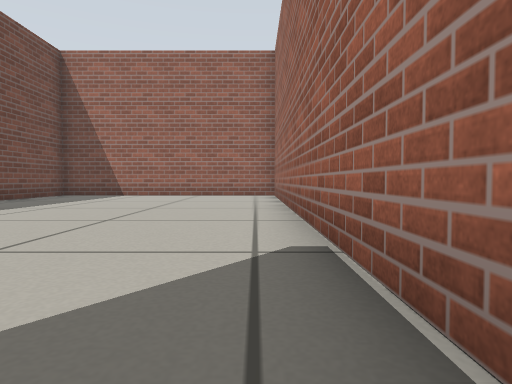
View 1 (above)

18 first-person views from a walk through a Gazebo world. The camera is 0.27 m above the floor, tilts 2° down and sees 75° across. The floor is counted in squares, 0.5 m on a side. Each view is taken from the middle of a square. On the plan, view 1 faces up. The plan holds only what a view shows up to about 9 squares ahead; the rest is blank.

View 2
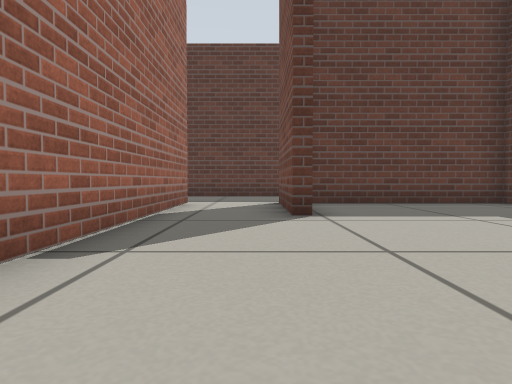

View 3
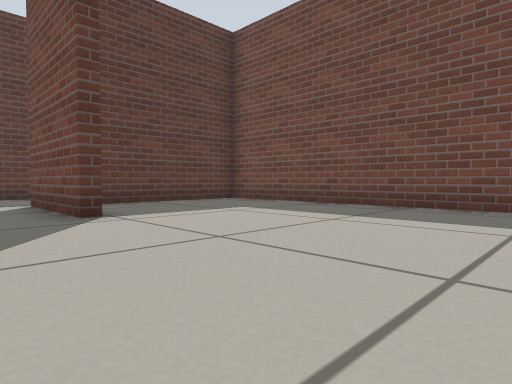

View 4
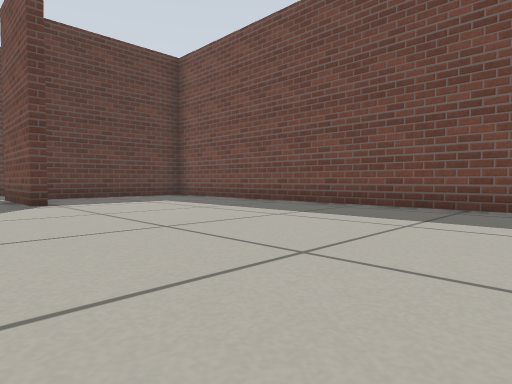

View 5
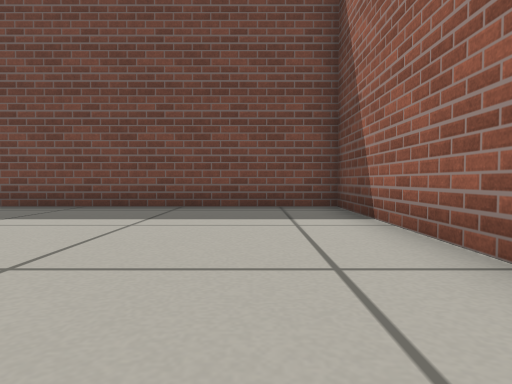

View 6
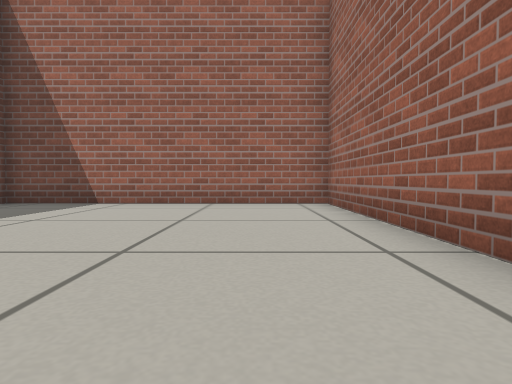

View 7
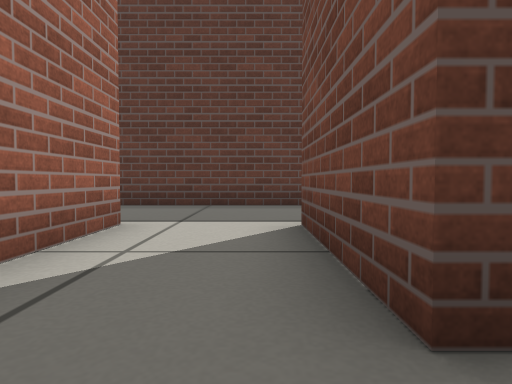

View 8
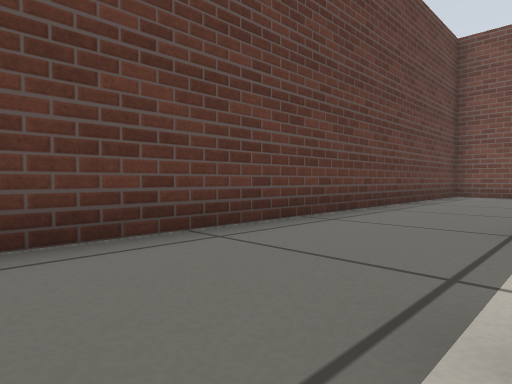

View 9
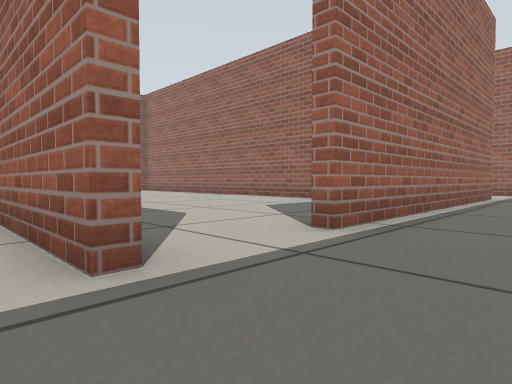

View 10
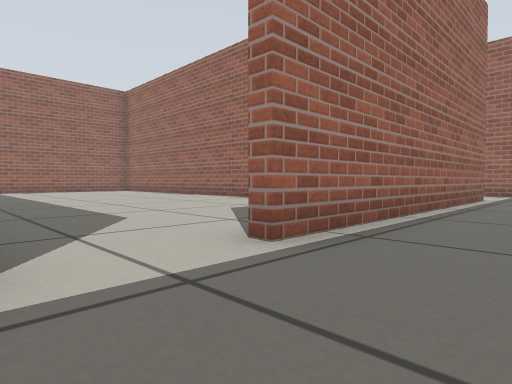

View 11
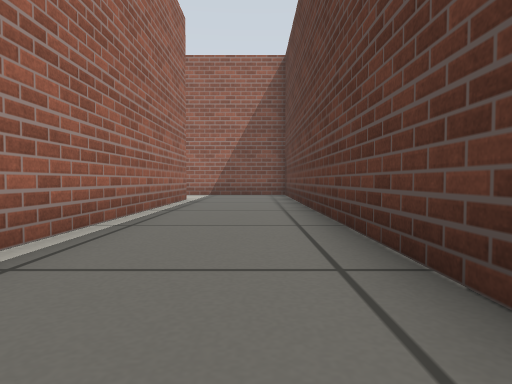

View 12
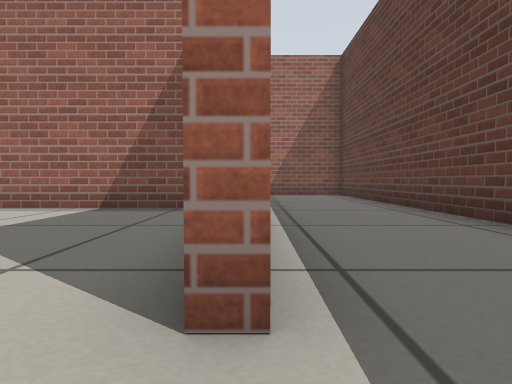

View 13
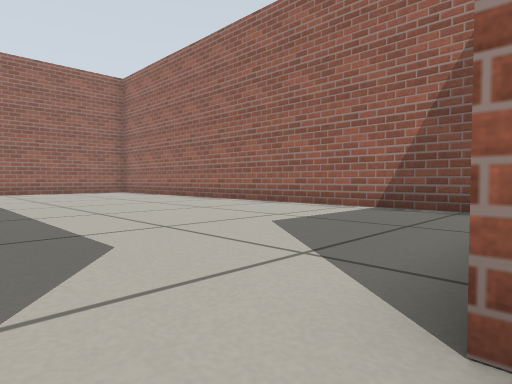

View 14
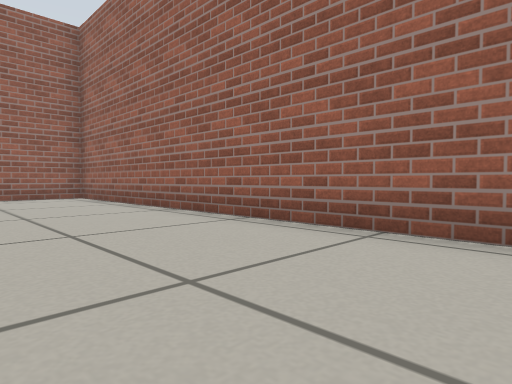

View 15
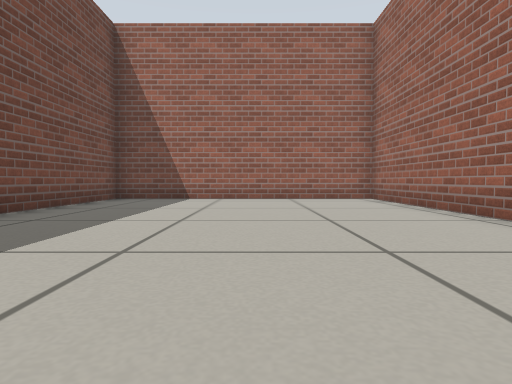

View 16
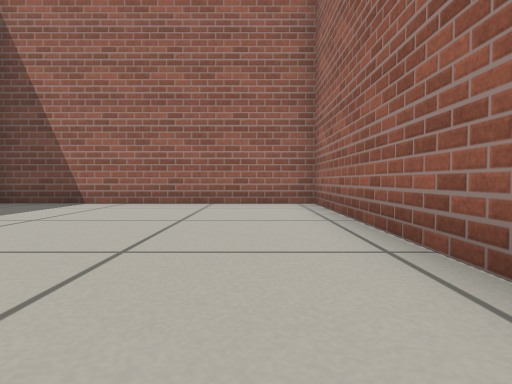

View 17
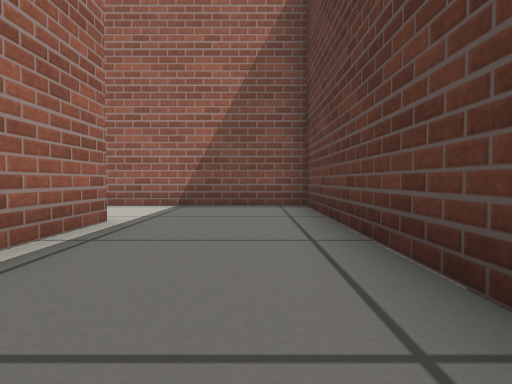

View 18
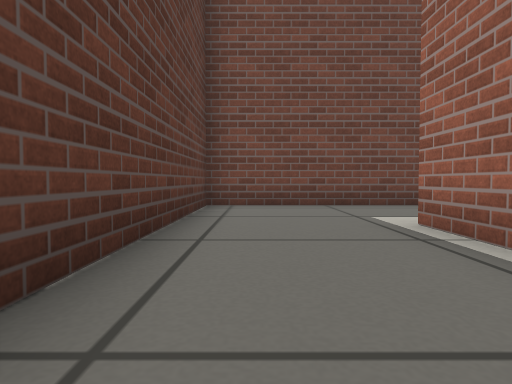

### Floor plan
Ten units are one square. View 1 is at (0, 0); x grows to the right and y downward. Boxes are objects, and circles mark ways between rooms. Rooms are numbered by the first view taken in them; rooms with no view inside come last. Other rooms are left out.
<svg viewBox="-105 -122 250 188">
<path fill="none" stroke="#000" d="M-16 0 -16 31M-55 30 -71 30M-69 27 -22 27M7 31 7 -117 -68 -117 -68 10M-100 34 -100 61 5 61M114 30 31 30M5 61 140 61 140 17M10 -110 10 -72M84 16 84 -117 11 -117"/>
<circle cx="10" cy="45" r="3" fill="#2a7"/>
<circle cx="25" cy="30" r="3" fill="#2a7"/>
<text x="-30" y="-30">1</text>
<text x="70" y="40">2</text>
<text x="50" y="-50">3</text>
</svg>
Room 1 opens to room 2. Room 2 opens to room 3.

Where each view was taken, in squares from view 1:
view 1: 0 up, 0 right, facing up
view 2: 5 up, 1 left, facing down
view 3: 5 up, 0 right, facing down-left
view 4: 8 up, 0 right, facing down-left
view 5: 10 up, 0 right, facing left
view 6: 4 up, 1 left, facing up
view 7: 1 up, 1 left, facing down
view 8: 3 down, 2 right, facing down-left
view 9: 5 down, 0 right, facing up-right
view 10: 5 down, 1 right, facing up-right
view 11: 5 down, 2 right, facing right
view 12: 3 down, 2 right, facing right
view 13: 3 down, 2 right, facing up-right
view 14: 1 up, 5 right, facing up-right
view 15: 2 up, 5 right, facing up
view 16: 4 up, 7 right, facing up
view 17: 5 down, 7 right, facing right
view 18: 5 down, 3 left, facing left
